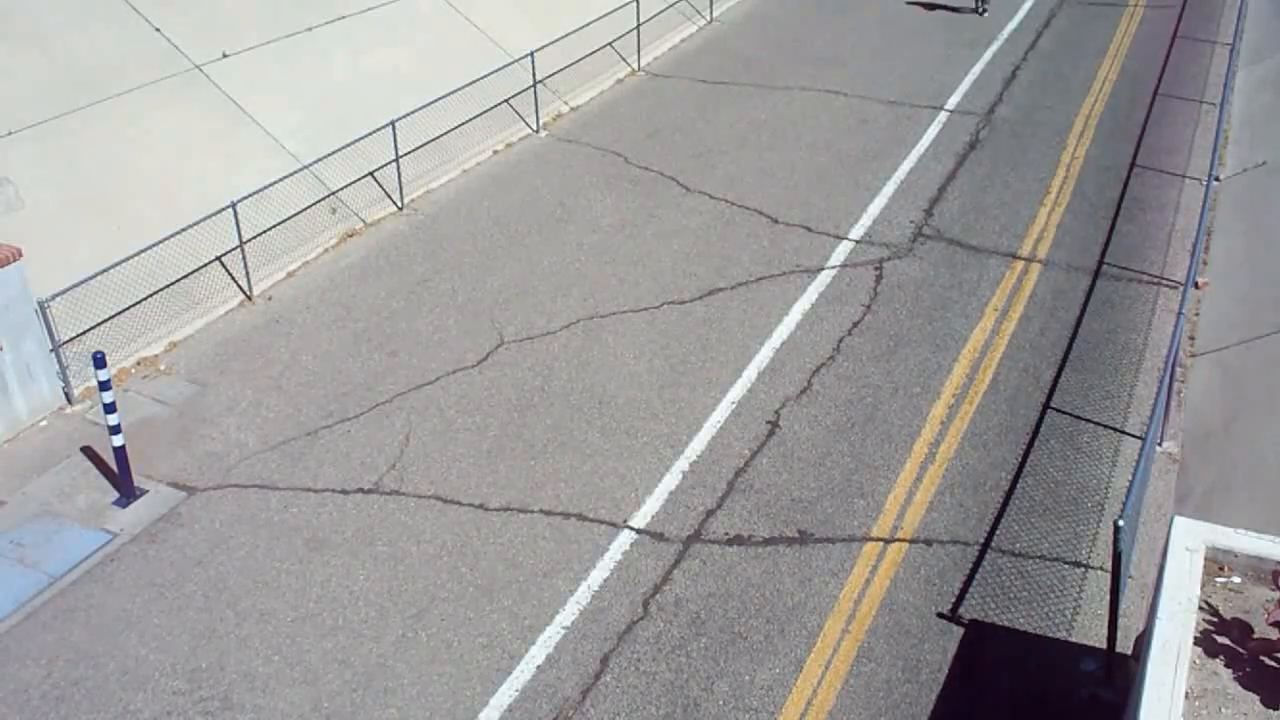
#> input picture frame 73 of Viktor/Kafka/data/video_1280x720.mp4, 1280 x 720 px, given in place of downscaledRotated.mov, which was not available
$ python test1.py
#> lines starting #> are read from the running program, lines starting #| are printed output that depends on the picture
import numpy as np
import cv2


# Open the video file
cap = cv2.VideoCapture('downscaledRotated.mov')
import numpy as np

def add_noise_to_frame(frame, noise_level):
    noise = np.random.normal(0, noise_level, frame.shape).astype(np.uint8)
    noisy_frame = frame + noise
    return noisy_frame


while cap.isOpened():
    # Read a frame from the video
    ret, frame = cap.read()
#> frame is the input picture: shape (720, 1280, 3); mean B, G, R 156.4, 156.4, 157.8

    if ret:
        # Apply modifications to the frame as per the options
        # For example, adding noise to the recording
        noisy_frame = add_noise_to_frame(frame, 45)
#> in add_noise_to_frame, `noisy_frame = frame + noise`:
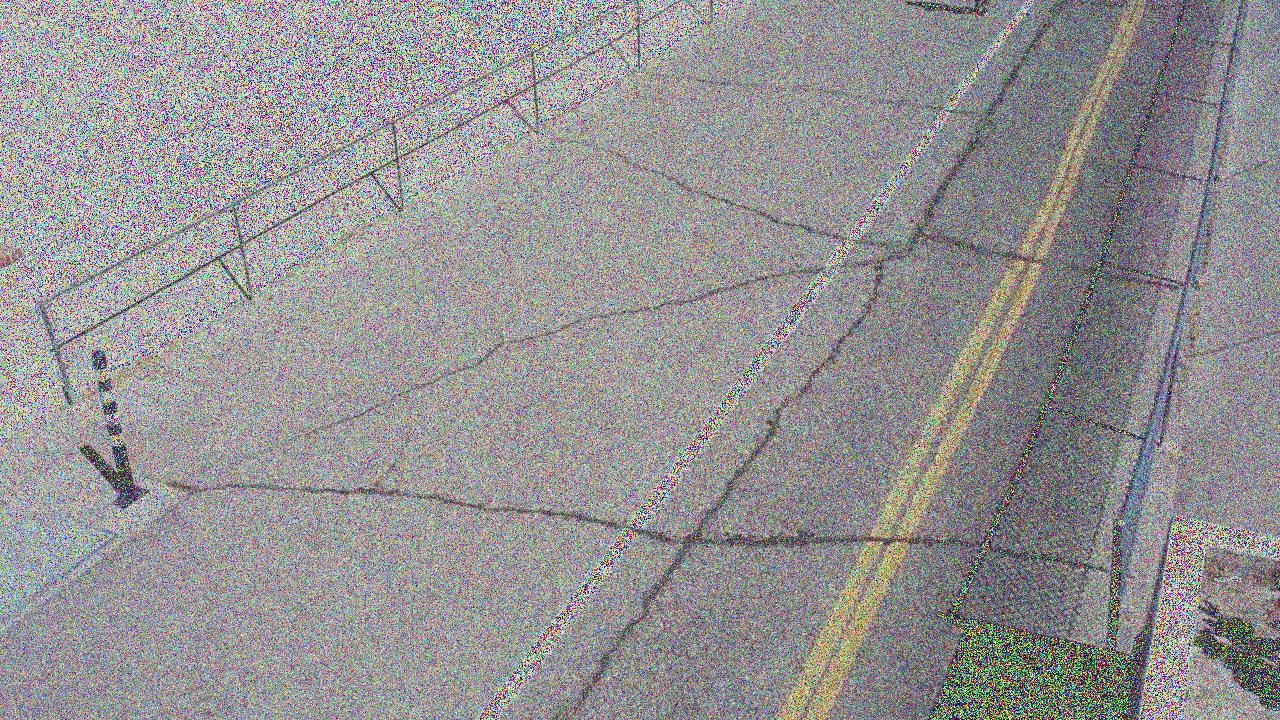
#> noisy_frame: shape (720, 1280, 3); mean B, G, R 147.2, 146.8, 148.1

        # Send the modified frame to the measurement forwarding system
        # ...

        # Display the modified frame
        cv2.imshow('Frame', frame)
        cv2.imshow('Modified Frame', noisy_frame)

        # Break the loop if 'q' is pressed
        if cv2.waitKey(1) & 0xFF == ord('q'):
#> (key q is pressed here)
            break
    else:
        break

# Release the video capture and close the windows
cap.release()
cv2.destroyAllWindows()

$ run again, starting later in the video
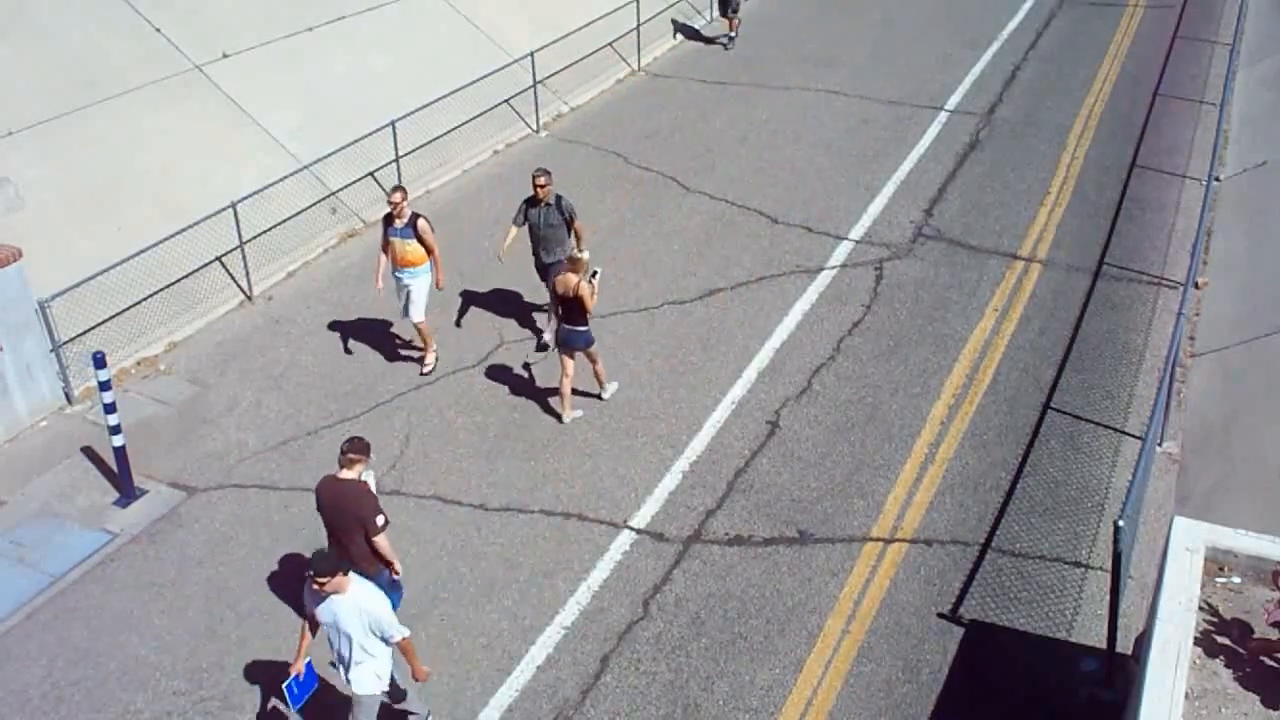
#> input picture frame 329 of Viktor/Kafka/data/video_1280x720.mp4, 1280 x 720 px, given in place of downscaledRotated.mov, which was not available
#> frame is the input picture: shape (720, 1280, 3); mean B, G, R 155.3, 152.6, 153.9
#> in add_noise_to_frame, `noisy_frame = frame + noise`:
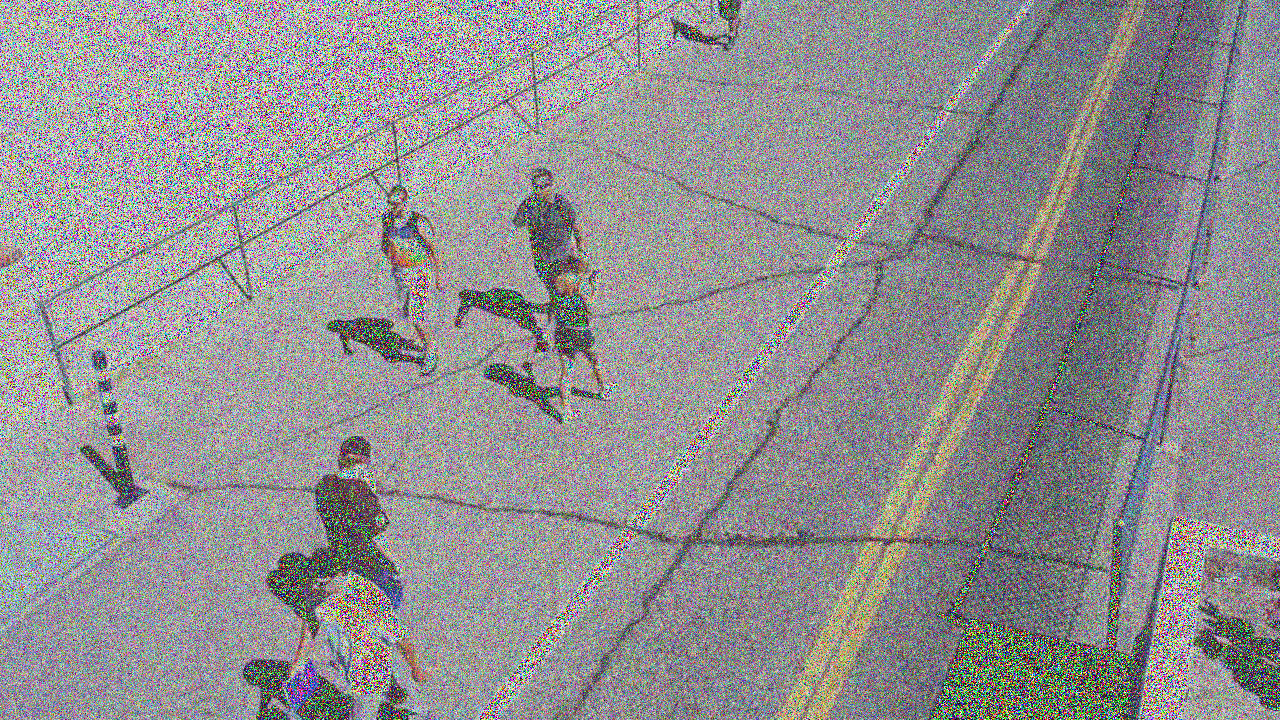
#> noisy_frame: shape (720, 1280, 3); mean B, G, R 145.6, 144.2, 145.4

$ run again, starting later in the video
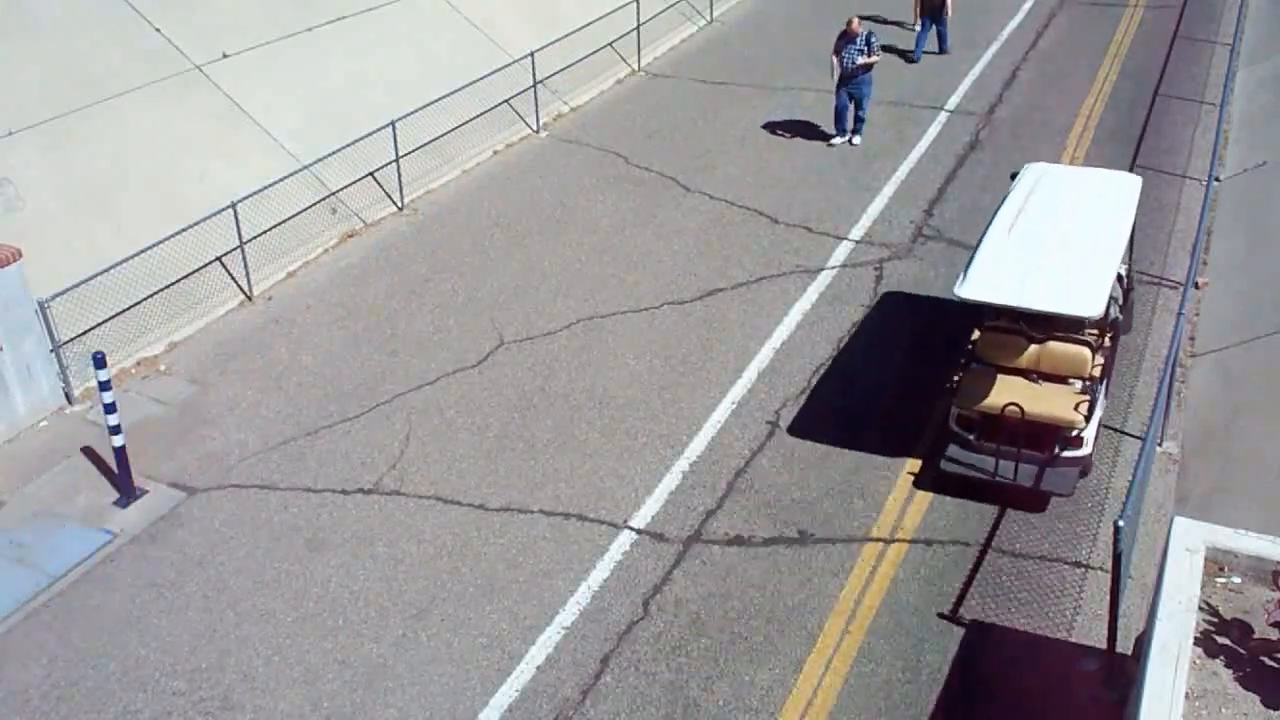
#> input picture frame 586 of Viktor/Kafka/data/video_1280x720.mp4, 1280 x 720 px, given in place of downscaledRotated.mov, which was not available
#> frame is the input picture: shape (720, 1280, 3); mean B, G, R 155.9, 153.8, 155.8
#> in add_noise_to_frame, `noisy_frame = frame + noise`:
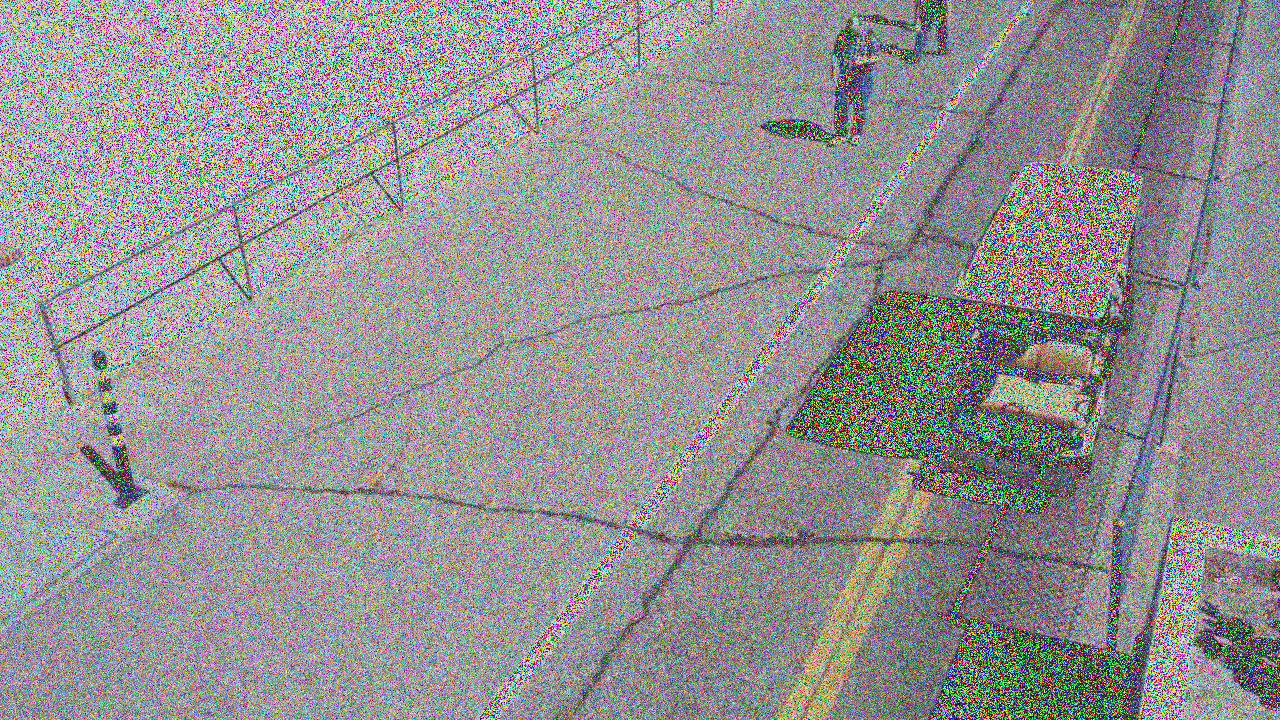
#> noisy_frame: shape (720, 1280, 3); mean B, G, R 146.1, 145.9, 147.1
